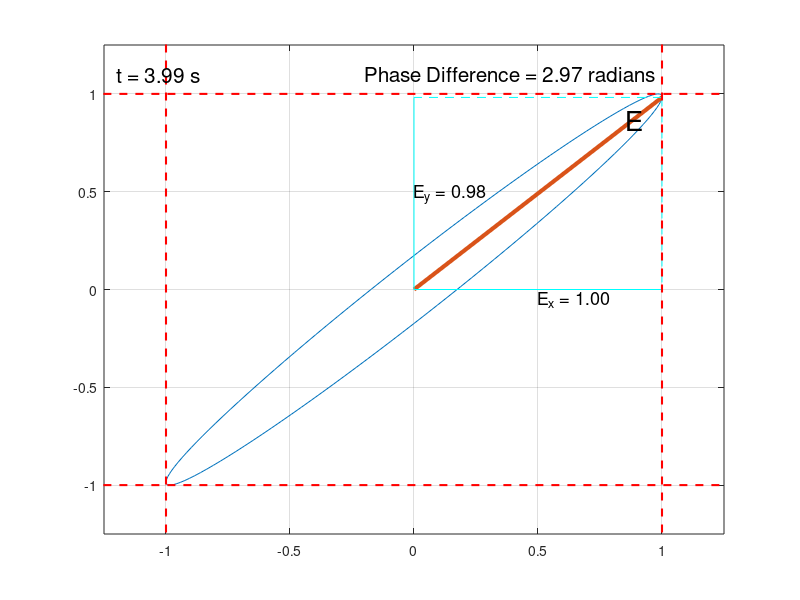

Here is the MATLAB script that generated this plot:
clc;clear;clf;

%INPUTS
phi = deg2rad(80);
smoothness_of_animation = .03;
speed_of_animation = .001;
time_length = 4;

%%
Amplitude = 1;
omega1 = pi./2;
omega2 = pi./2;
phaseDifference = pi./2 + phi;

figure(1)
i = 1;
for t = 0:smoothness_of_animation:time_length
    
    clf;
    y = Amplitude.*sin(omega1.*t+phi);
    x = Amplitude.*cos(omega2.*t);
    
    path(i, 1) = x;
    path(i, 2) = y;
    plot(path(:,1), path(:,2))
    hold on
    
    line([0 x], [0 y], 'linewidth', 3)
    line([0 x], [0 0], 'color', 'c')
    line([0 0], [0 y], 'color', 'c')
    line([x x], [y 0], 'linestyle', '--', 'color', 'c')
    line([x 0], [y y], 'linestyle', '--', 'color', 'c')
    
    line([1 1], [10 -10], 'linestyle', '--', 'color', 'r', 'linewidth', 1.5)
    line([-1 -1], [10 -10], 'linestyle', '--', 'color', 'r', 'linewidth', 1.5)
    line([-10 10], [1 1], 'linestyle', '--', 'color', 'r', 'linewidth', 1.5)
    line([-10 10], [-1 -1], 'linestyle', '--', 'color', 'r', 'linewidth', 1.5)
    
    text(-1.2,1.1,sprintf('t = %.2f s', t), 'fontsize', 15)
    text(-.2,1.1,sprintf('Phase Difference = %.2f radians', phaseDifference), 'fontsize', 15)
    
    text(x/1.2+.02, y/1.2+.05, 'E', 'fontsize', 20)
    text(x/2, -.05, sprintf('E_x = %.2f', x), 'fontsize', 13)
    text(0, y/2, sprintf('E_y = %.2f', y), 'fontsize', 13)
    
    grid on
    xlim([-1.25 1.25])
    ylim([-1.25 1.25])
    pause(speed_of_animation)
    hold off
    
    i = i+1;
    
end